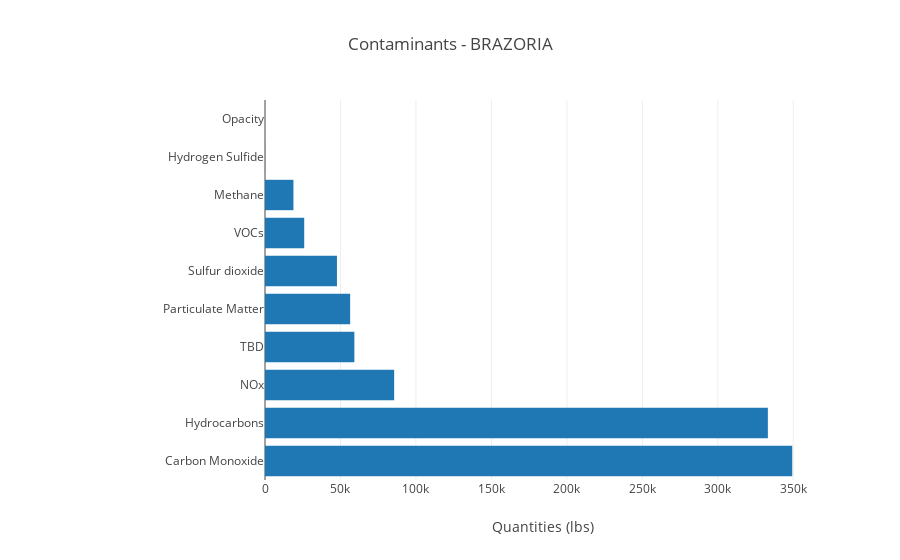

Write notebook code for a chart like this one.
### Code cell
# draw horizontal bar chart of pollutants emitted by county
# select the county
county = 'BRAZORIA' #df4.columns[0]
### --------------------------------------------------------
overall_title = "Contaminants - " + county
x_title = "Quantities (lbs)"
### --------------------------------------------------------
# select only emitted contaminants to be displayed
b_df = df4[[county]].dropna().sort_values(by = [county], ascending = False)
### --------------------------------------------------------
trace= [go.Bar(
        y=b_df.index,
        x=b_df[county],
        orientation = 'h'
        )]
layout = go.Layout(title = overall_title, 
                   hovermode = 'closest',
                   xaxis=dict(dict(title=x_title,
                                   domain=[0.25, 1.0], anchor='y1')),
                   yaxis=dict(dict(domain=[0.0, 1.0], anchor='x1')))
fig = go.Figure(data = trace, layout = layout)
pyo.iplot(fig)

### Figure 1 — Plotly figure (JSON) as saved in the notebook; plotly's stock layout.template omitted (floating-point values rounded to 4 significant figures)
{"data": [{"orientation": "h", "type": "bar", "uid": "486eed90-8866-11e9-a371-aae9fe7e348c", "x": [349300.0, 333100.0, 85570.0, 59190.0, 56415, 47666, 25981, 18830.0, 89.1, 8.48], "y": ["Carbon Monoxide", "Hydrocarbons", "NOx", "TBD", "Particulate Matter", "Sulfur dioxide", "VOCs", "Methane", "Hydrogen Sulfide", "Opacity"]}], "layout": {"hovermode": "closest", "title": "Contaminants - BRAZORIA", "xaxis": {"anchor": "y", "domain": [0.25, 1], "title": "Quantities (lbs)"}, "yaxis": {"anchor": "x", "domain": [0, 1]}}}
